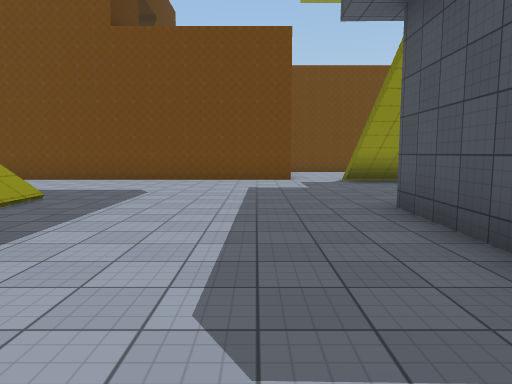
[1] (above)

24 first-person views from a walk through a scene from a Unity 3-D project. The camera is 1.5 m above the floor, tilts 6° down and sees 70° across. The floor is counted in squares, 2 m on a side. Each view is taken from the middle of a square. On the plan, view 1 faces up. The plan holds only what a view shows up to about 11 squares ahead; the rest is blank. The place goes on beyond the plan. Some animated figures are not drawn. Some surface patterns are stand-ins.

[2]
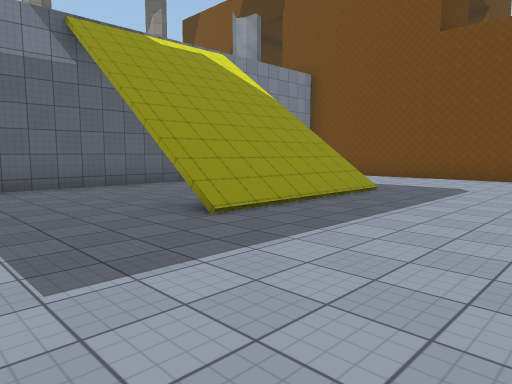

[3]
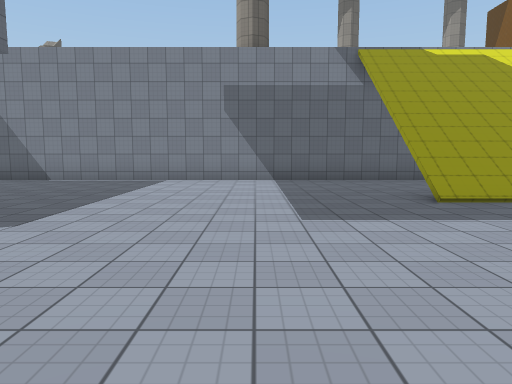

[4]
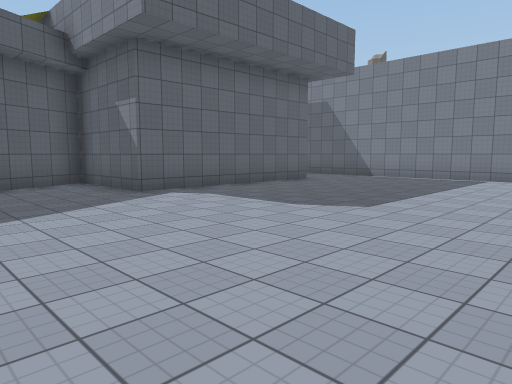

[5]
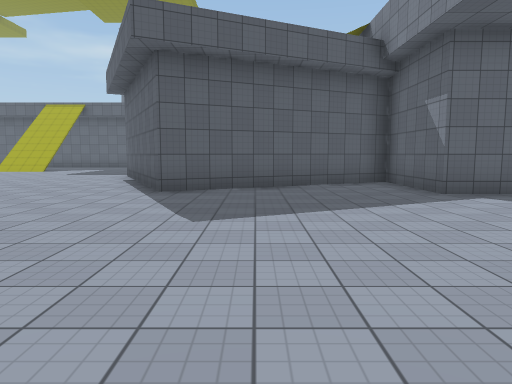

[6]
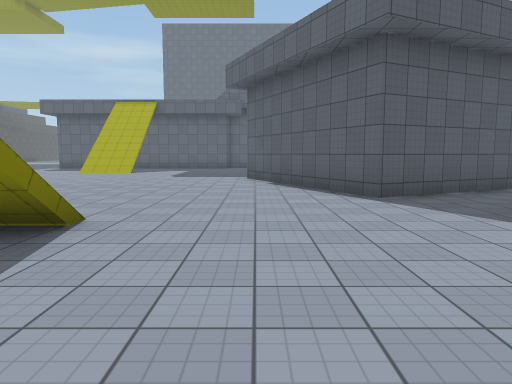

[7]
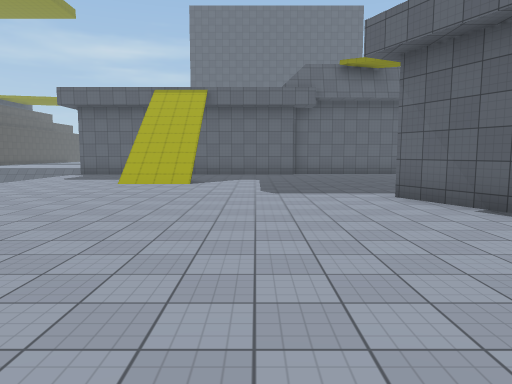

[8]
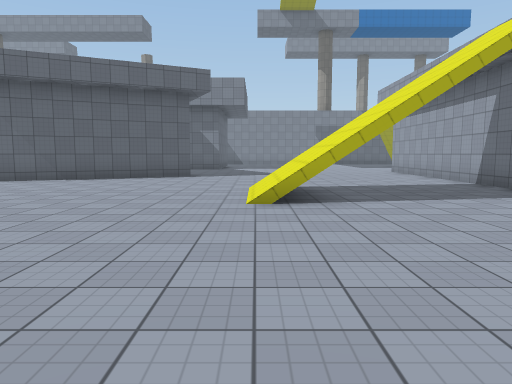

[9]
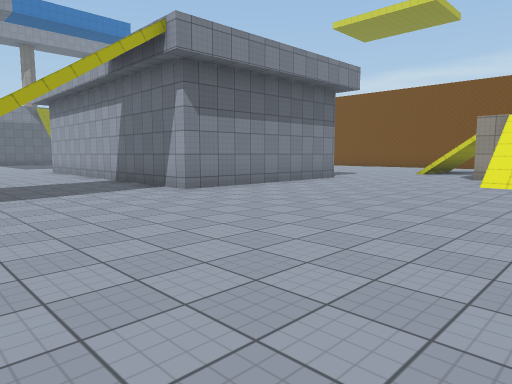

[10]
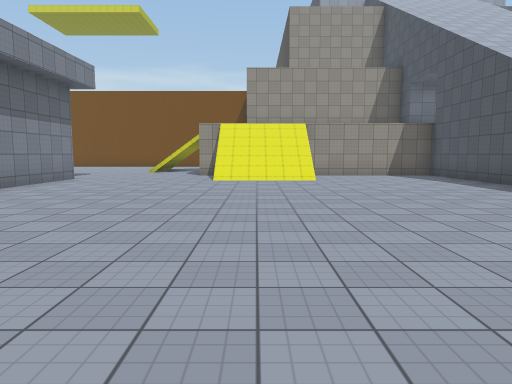

[11]
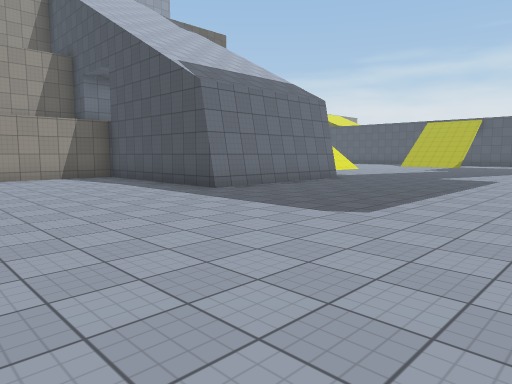

[12]
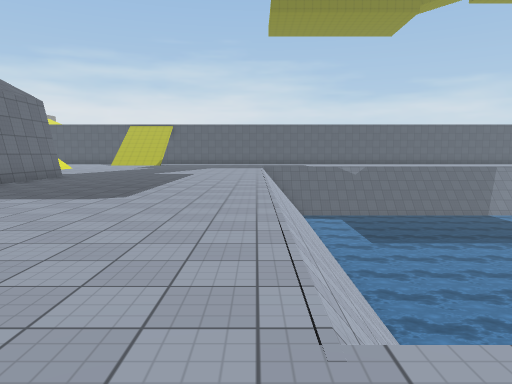

[13]
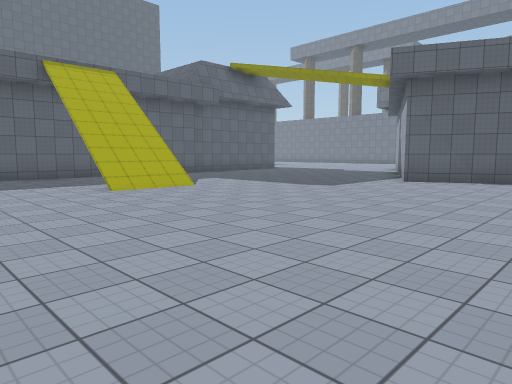

[14]
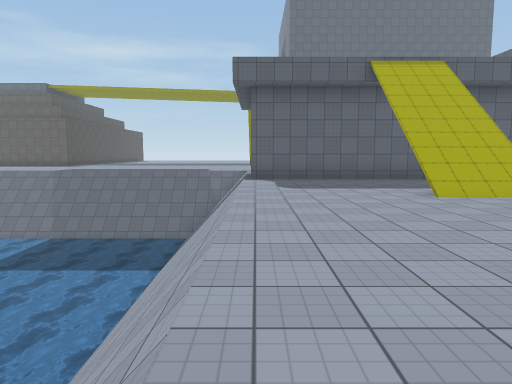

[15]
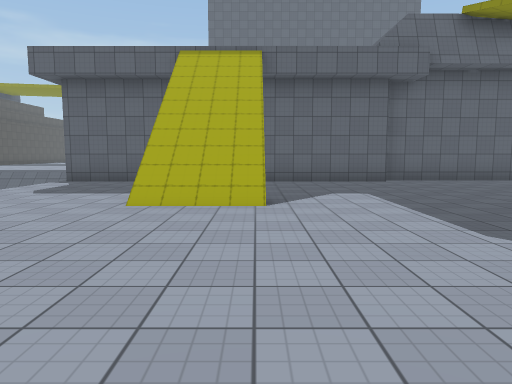

[16]
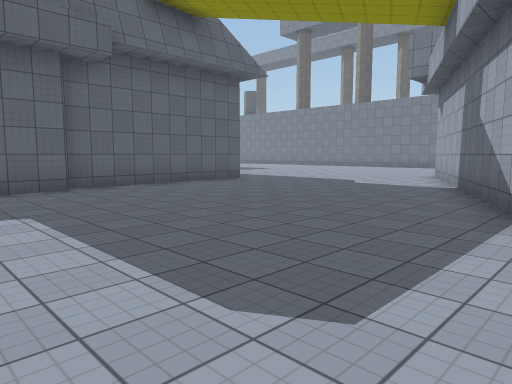

[17]
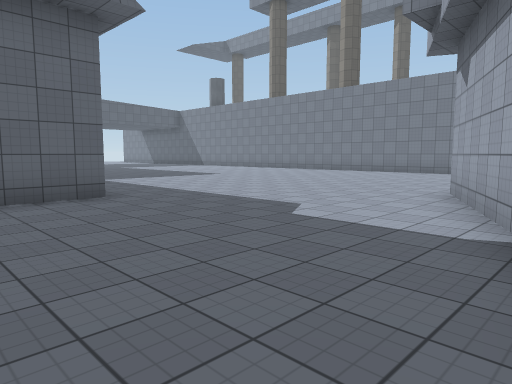

[18]
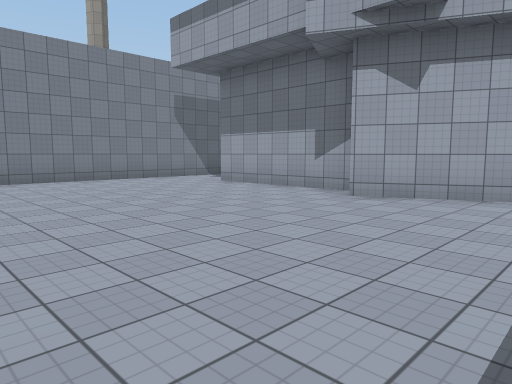

[19]
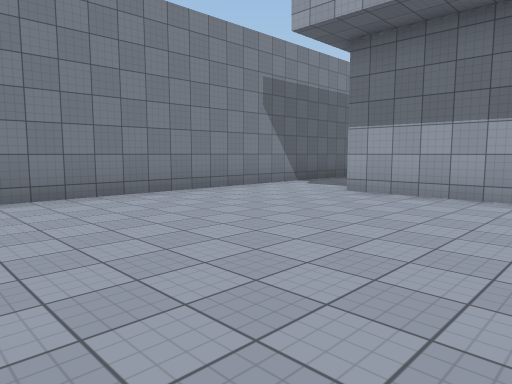

[20]
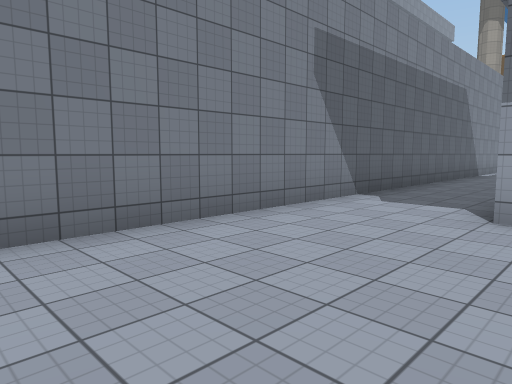

[21]
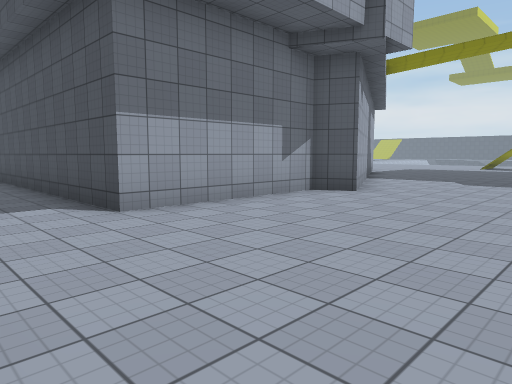

[22]
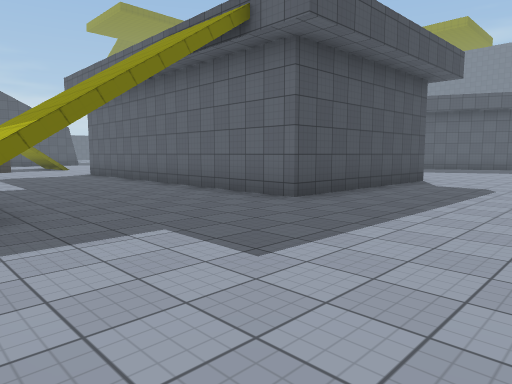

[23]
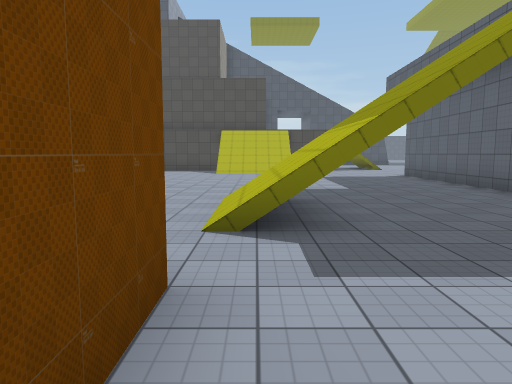

[24]
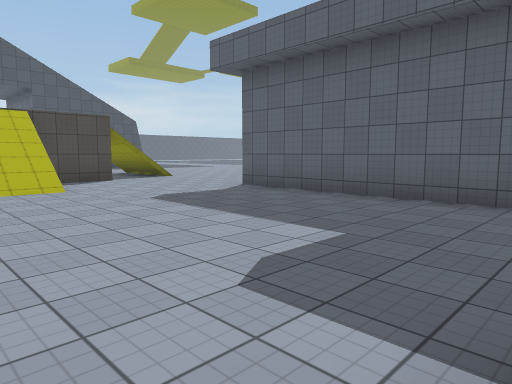

### Floor plan
Key: @ floor where view 1 was taken; # wall or solid block; x gap in a wall; . floor; / step, stairs or slope; v drop or lower ground.
Columns run from 9 left of view 1 to 30 right of it. Each row starts with its distance up from view 1.
 11   #########.........
 10    .........///......./
  9     ........//x.......//
  8     ........//..........#
  7      ...................#    ####
  6     //...................    ...#
  5     //.....##########....///....#
  4 #.. //.....#        #...........#
  3 #...//.....#        #...........#
  2 #... /.....#        #...........#####
  1 #..........#        #................
  0 #........@.#   ######.................
 -1 #............  ........................
 -2 #............. .........................
 -3 #.......................................
 -4 #....................................
 -5 #.................///................
 -6 #.................///......vvvvvvvvvv
 -7 #.........................   vvvvvvv
 -8 #. ######................      vvvvvv
 -9 #. #    #...###............    vvvvvv
-10 #..#    #.### ##...........    vvvvvv
-11 #..#    ###    #...........v     vvvv
-12 #..#           #...........v      vvv
-13 #..#          ###..........vv
-14 #..#        ###............vv
-15 #..#      ###..............vvvv
-16 #..########................vvvvv
-17 #.......#............///...vvvvv
-18 #....................   ...vvvvvv
-19 #..........................vvvvvvv
-20 #..........................vvvvvvv
-21 #.................#########v vvvvv
-22 #............######
-23     .........

Where each view was taken, in squares from view 1:
view 1: 0 up, 0 right, facing up
view 2: 1 down, 0 right, facing up-left
view 3: 1 down, 2 right, facing left
view 4: 1 down, 3 right, facing down-left
view 5: 1 down, 3 right, facing down
view 6: 2 down, 7 right, facing down
view 7: 6 down, 10 right, facing down
view 8: 6 down, 17 right, facing left
view 9: 5 down, 18 right, facing up-left
view 10: 6 down, 17 right, facing up
view 11: 5 down, 18 right, facing up-right
view 12: 5 down, 16 right, facing right
view 13: 9 down, 17 right, facing down-left
view 14: 10 down, 17 right, facing down
view 15: 11 down, 12 right, facing down
view 16: 13 down, 11 right, facing down-left
view 17: 15 down, 6 right, facing down-left
view 18: 23 down, 2 right, facing up-left
view 19: 23 down, 2 left, facing up-left
view 20: 21 down, 5 left, facing up-left
view 21: 21 down, 8 left, facing up-right
view 22: 10 up, 2 left, facing down-right
view 23: 10 up, 1 left, facing right
view 24: 11 up, 5 right, facing down-right
